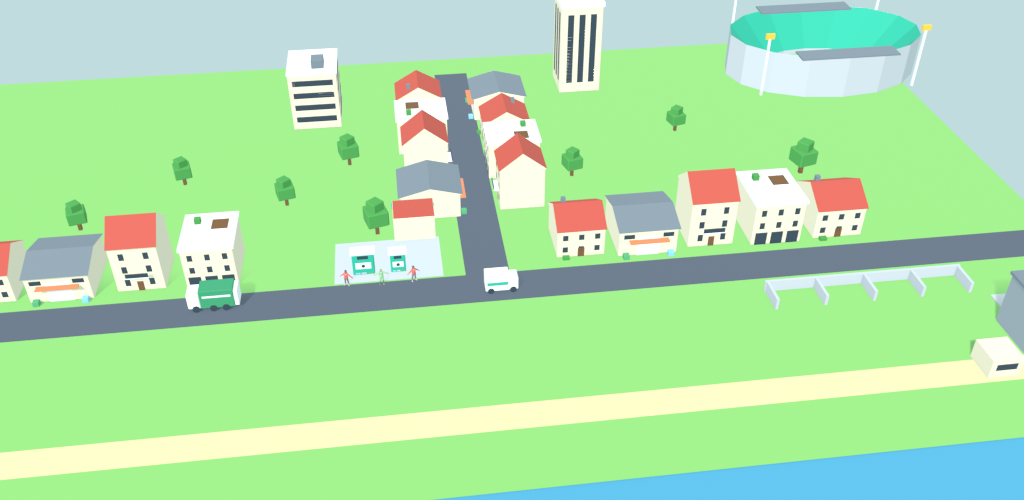
#> input picture bottle-route/store/feature-graphic.png, 1024 x 500 px
$ python -i render.py   (imports and definitions only)
#> lines starting #> are read from the running program, lines starting #| are printed output that depends on the picture
### smuggler/store/deck/deck_spec.py
"""Borderline Empire store deck — shared spec (devices, raw game shots, slide order).

Style: "Cargo Manifest" — night-asphalt caption band, stencil headline, a red rubber-stamp keyword,
a typewritten manifest sub-line and a yellow/black barrier stripe over the real, full-width game frame.
"""

# slide = final store size; band = caption band height on top; game = raw capture size (slide minus band)
DEVICES = {
    "iphone69": {"slide": (1320, 2868), "band": 640},
    "ipad13": {"slide": (2064, 2752), "band": 560},
    "playphone": {"slide": (1080, 1920), "band": 430},
    "tab10": {"slide": (1600, 2560), "band": 540},
}
for _d in DEVICES.values():
    _d["game"] = (_d["slide"][0], _d["slide"][1] - _d["band"])
#> further down, picture is the input picture: PIL image 1024x500 RGB; mean R, G, B 172.9, 226.3, 169.4

# exports derived by resampling a rendered slide (aspect difference < 0.5 %)
DERIVED = {"iphone65": ("iphone69", (1284, 2778)), "tab7": ("tab10", (1200, 1920))}

# raw game moments (QA hooks in scripts/core/debug_tools.gd; isolated --fresh QA save)
SHOTS = {
    "01_empire": {"args": "--notut --unlock=3 --garage=4 --buy=small_van,cargo_van,pickup,box_truck,minibus --auto=3 --sim=40 --nomodal --focus=hq --zoom=34 --setcash=48250 --goal=10 --wait=2.5"},
    "02_contracts": {"args": "--notut --unlock=3 --garage=3 --biz=contract_office:2 --rep=40 --sim=70 --nomodal --setcash=12840 --goal=9 --panel=contracts --wait=1.5"},
    "03_dispatch": {"args": "--notut --unlock=3 --garage=3 --buy=small_van,pickup --rep=40 --sim=70 --nomodal --setcash=12840 --goal=9 --panel=dispatch --wait=2"},
    "04_event": {"args": "--notut --garage=2 --buy=small_van --autoplay=dispatch,event --event_id=inspection --setcash=3420 --goal=5 --nomodal --wait=1.5"},
    "05_fleet": {"args": "--notut --unlock=4 --garage=4 --buy=small_van,cargo_van,pickup,box_truck,minibus --auto=3 --sim=60 --nomodal --setcash=486000 --goal=11 --panel=fleet --wait=2"},
    "06_map": {"args": "--notut --unlock=5 --garage=3 --buy=small_van,pickup,cargo_van --auto=3 --sim=40 --nomodal --focus=2 --zoom=115 --setcash=186500 --goal=15 --wait=3"},
    "07_auto": {"args": "--notut --unlock=4 --garage=4 --buy=small_van,cargo_van,pickup,box_truck --auto=3 --sim=60 --nomodal --setcash=486000 --goal=12 --panel=business --wait=2"},
}
ORDER = list(SHOTS)
LANGS = ["en", "tr", "de", "es", "fr", "ja", "ko", "pt", "ru", "zh"]

### store/deck/render.py
#!/usr/bin/env python3
"""Borderline Empire store deck renderer — style "Cargo Manifest".

Composes every store slide from a REAL full-width game capture (tools/store/tool_store_shots.py) under a caption band:
night-asphalt band, typewritten MANIFEST tag, stencil headline (cream lead + gold punchline), a red rubber stamp,
a typewritten sub-line and a yellow/black barrier stripe where the band meets the game.

  python3 store/deck/render.py --raw /tmp/be-raw --out store/screenshots --langs en,tr [--devices iphone69,...]

Writes <out>/<lang>/<device>/NN.png (devices + derived iphone65 / tab7), <out>/<lang>/feature-graphic.png.
"""
import argparse
import json
import math
import random
from pathlib import Path

from PIL import Image, ImageDraw, ImageFilter, ImageFont

from deck_spec import DERIVED, DEVICES, LANGS, ORDER

HERE = Path(__file__).resolve().parent
F = HERE / "fonts"
ASPHALT = (21, 26, 46)
ASPHALT2 = (30, 36, 62)
CREAM = (244, 235, 217)
GOLD = (255, 201, 60)
KRAFT = (217, 185, 140)
STAMP = (238, 84, 88)
INK = (16, 18, 28)


# [34 lines left out: functions copy_for, fonts, font, fit, not called in this run]


def noise(img, amount=10, seed=1):
#> called with amount = 10, seed = 1
    rnd = random.Random(seed)
    w, h = img.size
#> w = 1024; h = 500
    n = Image.new("L", (w // 4, h // 4))
#> n: PIL image 256x125 L; every value is 0
    n.putdata([rnd.randint(128 - amount, 128 + amount) for _ in range(n.width * n.height)])
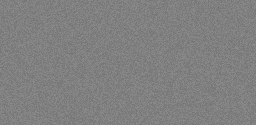
#> n: PIL image 256x125 L; min 118, max 138, mean 128
    n = n.resize((w, h), Image.NEAREST).filter(ImageFilter.GaussianBlur(1))
#> n: PIL image 1024x500 L
    grain = Image.merge("RGB", (n, n, n))
    return Image.blend(img, Image.composite(img, grain, Image.new("L", img.size, 235)), 0.25)


# [170 lines left out: functions hazard, stamp, band, slide, feature, main, not called in this run]


# [2 lines not run here, left out]

>>> from PIL import Image
>>> picture = Image.open('../../bottle-route/store/feature-graphic.png')
>>> result = noise(picture)
